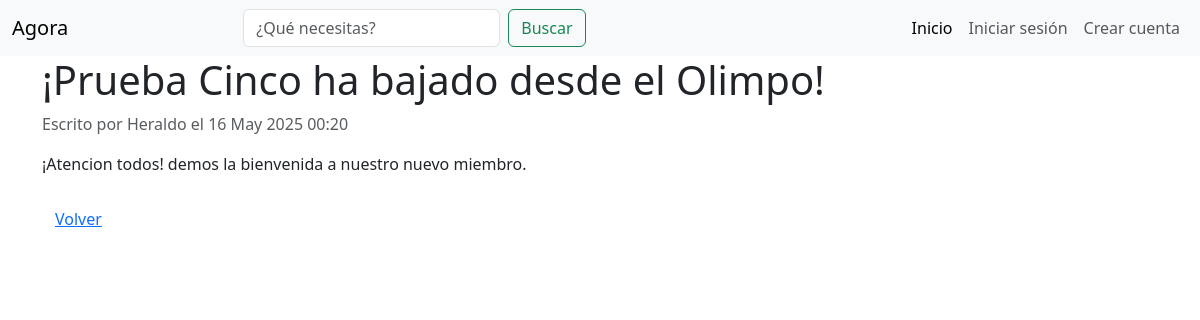
The app's page /blog/4/ with its own data.
### blog/models.py (models this page shows, shortened)
class Publicacion(models.Model):
    titulo = models.CharField(max_length=200)
    contenido = models.TextField()
    fecha_publicacion = models.DateTimeField(auto_now_add=True)
    imagen = models.ImageField(upload_to='blog/images/', null=True, blank=True)
    creado = models.DateTimeField(auto_now_add=True)
    actualizado = models.DateTimeField(auto_now=True)
    autor = models.ForeignKey(User, on_delete=models.CASCADE, default=get_default_user)

### blog/views.py (the view)
# urls.py: path('<int:pk>/', views.publicacion_detail, name='publicacion_detail'),
def publicacion_detail(request, pk):
    publicacion = get_object_or_404(Publicacion, pk=pk)
    return render(request, 'blog/publicacion_detail.html', {'publicacion': publicacion})

### blog/templates/blog/publicacion_detail.html (shortened to what this page needs)
{% extends 'base.html' %}
{% block content %}
  <h1>{{ publicacion.titulo }}</h1>
  <p class="text-muted">Escrito por {{ publicacion.autor.username }} el {{ publicacion.fecha_publicacion|date:"d M Y H:i" }}</p>
  <div class="mb-4">
    {{ publicacion.contenido|linebreaks }}
  </div>
  <a href="{% url 'publicacion_list' %}" class="btn btn-link">Volver</a>
{% endblock %}

### records on screen
Publicacion: titulo "¡Prueba Cinco ha bajado desde el Olimpo!", autor.username "Heraldo", fecha_publicacion "16 May 2025 00:20", contenido "¡Atencion todos! demos la bienvenida a nuestro nuevo miembro."
